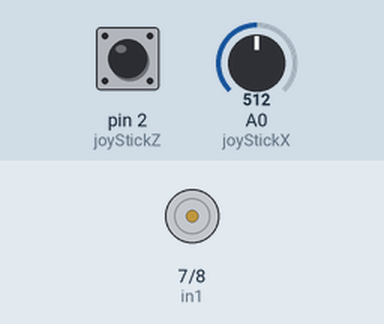
Simulated run of this sketch. Board: Arduino Uno, built with avr-gcc and run on an emulated ATmega328P. On the bench: motor-driver pin pairs drawn as motors (green arrow = first pin HIGH = forward, orange = second pin HIGH = backward, longer = more drive, scaled by the enable pin). The inputs (shaded band) are chosen by the test bench; at power-on: A0 (joyStickX) = 512, pin 2 (joyStickZ) HIGH. What the sketch prints to the serial monitor is not drawn.

Above: at 1.2 s.
1.3 s: A0 (joyStickX) set to 589
2.8 s: A0 (joyStickX) set to 613
At 3.5 s:
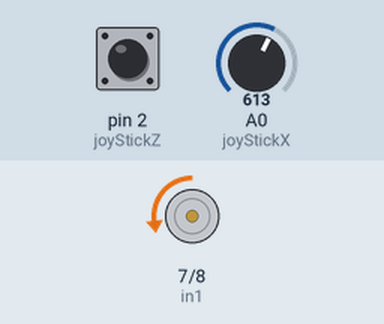
4.3 s: A0 (joyStickX) set to 390
At 4.8 s:
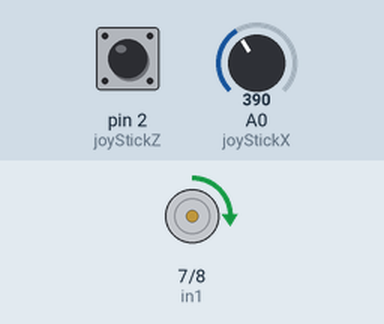
5.9 s: pin 2 (joyStickZ) pulled LOW for 0.25 s
At 6.11 s:
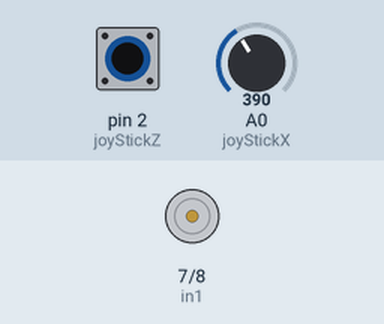
7.6 s: pin 2 (joyStickZ) pulled LOW for 3.2 s
At 11.5 s:
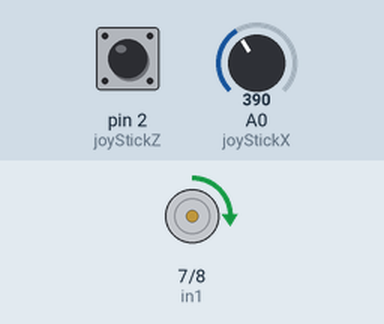
12.3 s: A0 (joyStickX) set to 416
At 12.8 s:
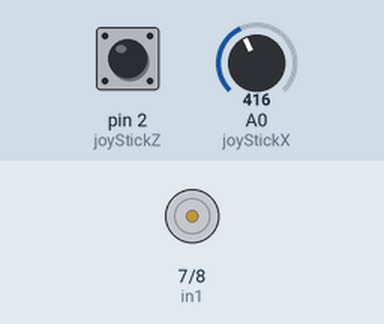
Timing chart, 0 to 14.9 s (numbered marks = the images above; inputs shaded):
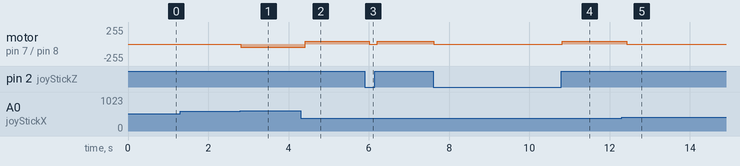

Measured:
- the behaviour switches between 600 and 601 on A0 (joyStickX) (found by bisection; images 0 and 1)
- the behaviour switches between 399 and 400 on A0 (joyStickX) (found by bisection; images 4 and 5)
- after the input at 1.3 s, every drawn part: stays the same
- after the input at 2.8 s, motor on pin 7 (in1) / pin 8 (in2): stopped → backward 50/255 at once
- after the input at 4.3 s, motor on pin 7 (in1) / pin 8 (in2): backward 50/255 → forward 40/255 after 0.11 s
- after the input at 5.9 s, motor on pin 7 (in1) / pin 8 (in2): forward 40/255 → stopped after 0.11 s, → forward 40/255 0.20 s later
- after the input at 7.6 s, motor on pin 7 (in1) / pin 8 (in2): forward 40/255 → stopped at once, → forward 40/255 3.2 s later
- after the input at 12.3 s, motor on pin 7 (in1) / pin 8 (in2): forward 40/255 → stopped after 0.13 s

The sketch:

dc-joystick.ino
```cpp
int joyStickX = A0;
int joyStickZ = 2;

int in1 = 7;
int in2 = 8;
int ena = 9;

void setup() {
    Serial.begin(9600);
    pinMode(in1, OUTPUT);
    pinMode(in2, OUTPUT);
    pinMode(ena, OUTPUT);
    pinMode(joyStickZ, INPUT_PULLUP);
}

void loop() {
    int xValue = analogRead(joyStickX);
    int zState = digitalRead(joyStickZ);

    Serial.print("X: ");
    Serial.print(xValue);
    Serial.print(" | Z: ");
    Serial.println(zState == LOW ? "Không nhấn" : "Nhấn");

    if (zState == LOW) {
        digitalWrite(in1, LOW);
        digitalWrite(in2, LOW);
        analogWrite(ena, 0);
    } else {
        if (xValue < 400) {
            digitalWrite(in1, HIGH);
            digitalWrite(in2, LOW);
            analogWrite(ena, 40);
        } else if (xValue > 600) {
            digitalWrite(in1, LOW);
            digitalWrite(in2, HIGH);
            analogWrite(ena, 50);
        } else {
            digitalWrite(in1, LOW);
            digitalWrite(in2, LOW);
            analogWrite(ena, 0);
        }
    }
    delay(200);
}

/*
Cách lắp mạch:

- Joystick:
    + VRx (trục X)  -> A0
    + SW (nút Z)    -> D2
    + VCC           -> 5V
    + GND           -> GND

- Module L298N:
    + IN1           -> D7
    + IN2           -> D8
    + ENA           -> D9 (PWM)
    + OUT1/OUT2     -> Motor DC
    + VCC (L298N)   -> Pin(+)
    + GND           -> GND chung với Arduino
*/
```
